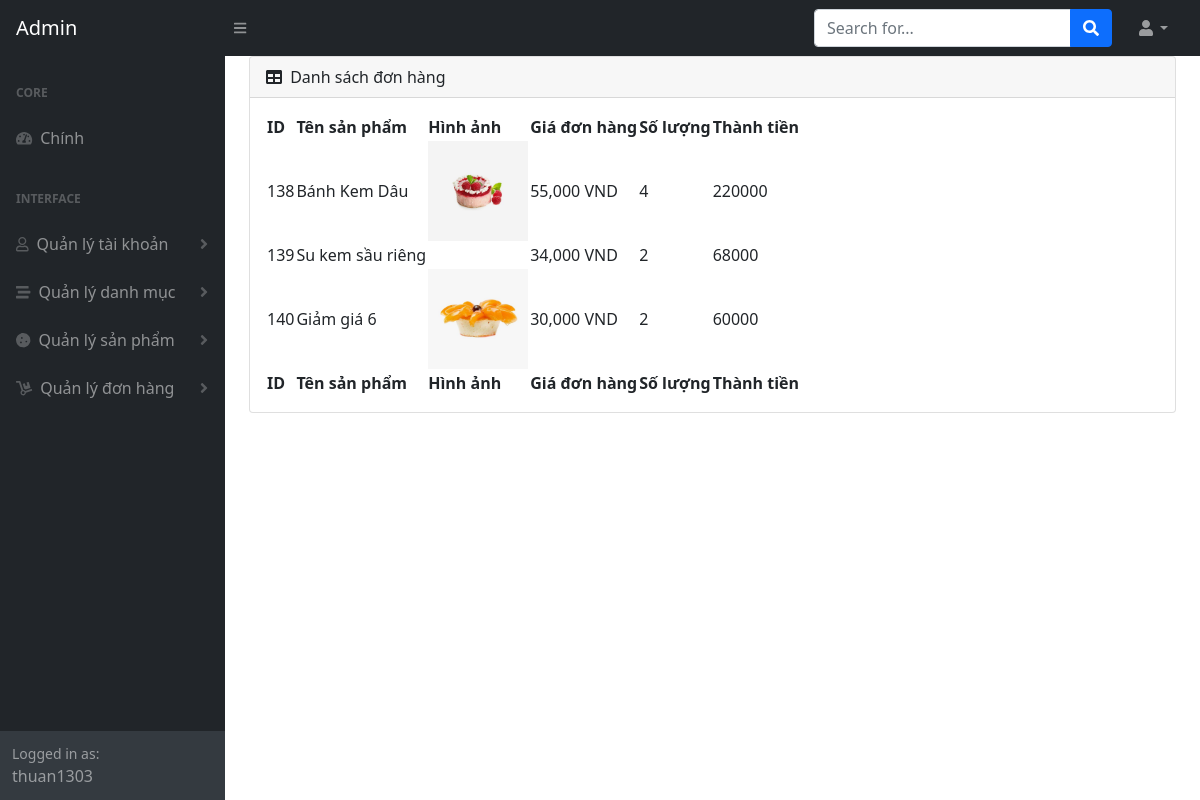
The app's page /admin/index.php?module=detailsorder&id=60 (signed in) with its own data.
### tables this page shows
CREATE TABLE `product` (
  `id` int(10) NOT NULL,
  `name` varchar(255) NOT NULL,
  `image` varchar(255) NOT NULL,
  `description` text NOT NULL,
  `price` double NOT NULL,
  `cat_id` int(10) NOT NULL
);

### admin/modules/detailsorder.php (the view, shortened to what this page needs)
<?php
include('../conn.php');
?>
<div class="card mb-4">
    <div class="card-header">
        <i class="fas fa-table me-1"></i>
        Danh sách đơn hàng
    </div>
    <div class="card-body">
        <table id="datatablesSimple">
            <thead>
                <tr>
                    <th>ID</th>
                    <th>Tên sản phẩm</th>
                    <th>Hình ảnh</th>
                    <th>Giá đơn hàng</th>
                    <th>Số lượng</th>
                    <th>Thành tiền</th>
                </tr>
            </thead>
            <tfoot>
                <tr>
                    <th>ID</th>
                    <th>Tên sản phẩm</th>
                    <th>Hình ảnh</th>
                    <th>Giá đơn hàng</th>
                    <th>Số lượng</th>
                    <th>Thành tiền</th>
                </tr>
            </tfoot>
            <tbody>
                <?php
                if (isset($_GET["id"])) {
                    $sql_query = "SELECT * FROM `order-details`, `product` WHERE `order-details`.`id`=`product`.`id` AND `order_id` =" . $_GET["id"];
                    $result = mysqli_query($connect, $sql_query);
                }
                while ($row = mysqli_fetch_array($result)) { ?>
                    <tr>
                        <td><?php echo $row["orderdetail_id"] ?></td>
                        <td><?php echo $row["name"] ?></td>
                        <td><img src="../upload/<?php echo $row["image"] ?>" alt=""></td>
                        <td><?php echo number_format($row["price"], 0, '', ',') ?> VND</td>
                        <td><?php echo $row["quantity"] ?></td>
                        <td><?php echo $row["total"] ?></td>
                    </tr>
                <?php }
                ?>
            </tbody>
    </div>
</div>

### admin/modules/detailsorder.php (style rules this page uses)
tbody td img { width: 100px; }

### records on screen
order-details: orderdetail_id "138", product.name "Bánh Kem Dâu", product.image (picture), product.price "55,000", quantity "4", total "220000"
order-details: orderdetail_id "139", product.name "Su kem sầu riêng", product.price "34,000", quantity "2", total "68000"
order-details: orderdetail_id "140", product.name "Giảm giá 6", product.image (picture), product.price "30,000", quantity "2", total "60000"

### other values on screen
$_SESSION["login"]["1"] "thuan1303"
